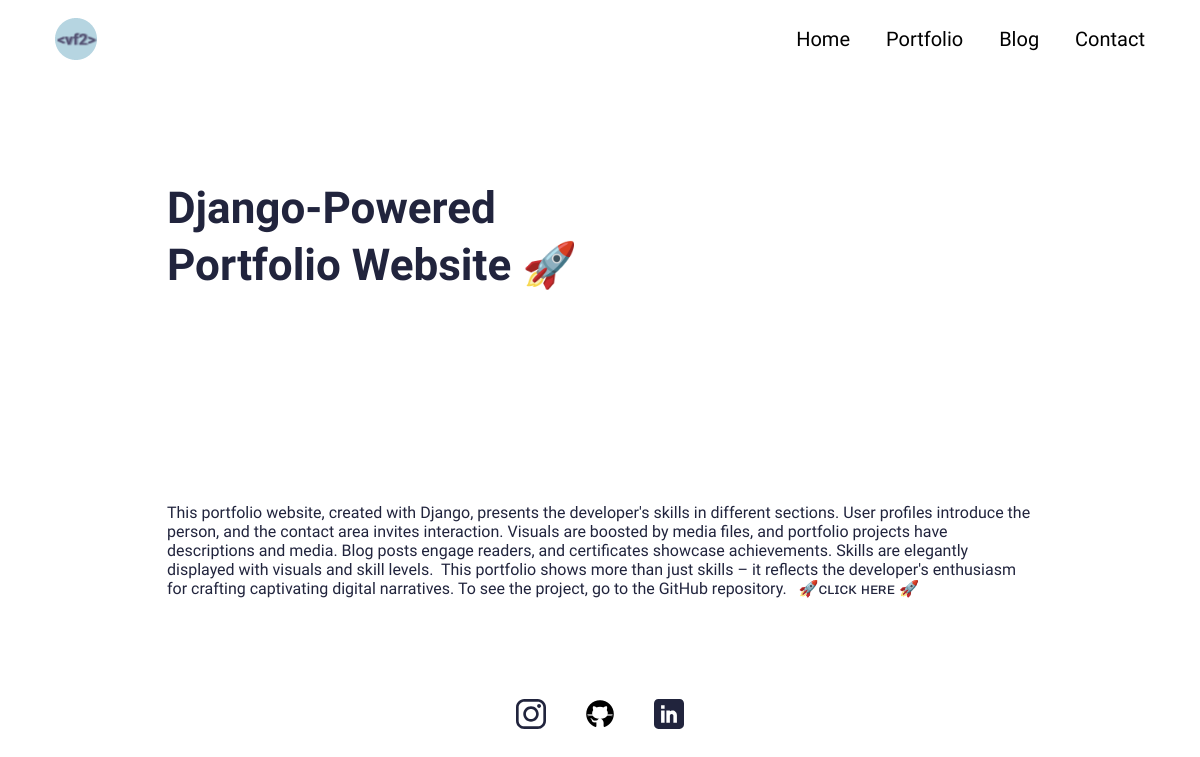
The page /portfolio/sadasdasdada on the database its author committed.
### main/models.py (models this page shows, shortened)
class Portfolio(models.Model):
    class Meta:
        verbose_name_plural = 'Portfolio Profiles'
        verbose_name = 'Portfolio'
        ordering = ["name"]
    date = models.DateTimeField(blank=True, null=True)
    name = models.CharField(max_length=200, blank=True, null=True)
    description = models.CharField(max_length=500, blank=True, null=True)
    body = RichTextField(blank=True, null=True)
    image = models.ImageField(blank=True, null=True, upload_to="portfolio")
    slug = models.SlugField(null=True, blank=True)
    is_active = models.BooleanField(default=True)

### main/views.py (the view)
# urls.py: path('portfolio/<slug:slug>', views.PortfolioDetailView.as_view(), name="portfolio"),
class PortfolioDetailView(generic.DetailView):
	model = Portfolio
	template_name = "main/portfolio-detail.html"

### resumeapp/context_processors.py (called while the page is built)
def project_context(request):
	context = {
		'me': User.objects.first(),
	}
	return context

### main/templates/main/portfolio-detail.html (shortened to what this page needs)
{% extends 'main/base.html' %}
{% load static %}
{% block content %}
<section>
  <div class="innerPageBannerCol">
    <div class="container">
      <div class="row g-4 g-md-3  align-items-center">
        <div class="col-md-6">
          <div class="bannerContent">
            <h1 class="xlTitle pb-md-3">{{object.name}}</h1>
          </div>
        </div>
      </div>
    </div>
  </div>
</section>
<section>
  <div class="sectionSpaceSm">
    <div class="container">
      {{object.body|safe}}
    </div>
  </div>
</section>
{%endblock%}

### static/css/style.css (style rules this page uses)
:root { --primaryColor: #9C07B6; --primaryDarkColor: #3D0048; --primaryHoverColor: #900AA8; --secondaryColor: #F9B000; --baseColor: #21243D; --baseFont: 'Heebo', sans-serif; --titleFont: 'Courier Prime', monospace; --regular: 400; --medium: 500; --bold: 700; --black: 900; --lightBg: #F1F1F1; }
html { scroll-behavior: smooth; }
body { font-family: var(--baseFont); color: var(--baseColor); line-height: normal; }
a { color: inherit; }
a, .btn { -webkit-transition: all 300ms ease-in-out 0s; -o-transition: all 300ms ease-in-out 0s; transition: all 300ms ease-in-out 0s; text-decoration: none; }
.xlTitle { font-size: 44px; line-height: 1.3; font-weight: var(--bold); font-family: var(--titleFont) }
.sectionSpaceSm { padding: 35px 0; }
.innerPageBannerCol { padding: 180px 0 150px; }
@media (min-width:992px) { .container, .container-lg, .container-md, .container-sm, .container-xl, .container-xxl { max-width: 890px; } }

### rows shown on the page
Portfolio: name "Django-Powered Portfolio Website 🚀", body "This portfolio website, created with Django, presents the developer's skills in different sections. User profiles introduce the person, and the contact area invites interaction. Visuals are boosted by media files, and portfolio projects have descriptions and media. Blog posts engage readers, and certificates showcase achievements. Skills are elegantly displayed with visuals and skill levels. This portfolio shows more than just skills – it reflects the developer's enthusiasm for crafting captivating digital narratives. To see the project, go to the GitHub repository. 🚀 ᴄʟɪᴄᴋ ʜᴇʀᴇ 🚀"
